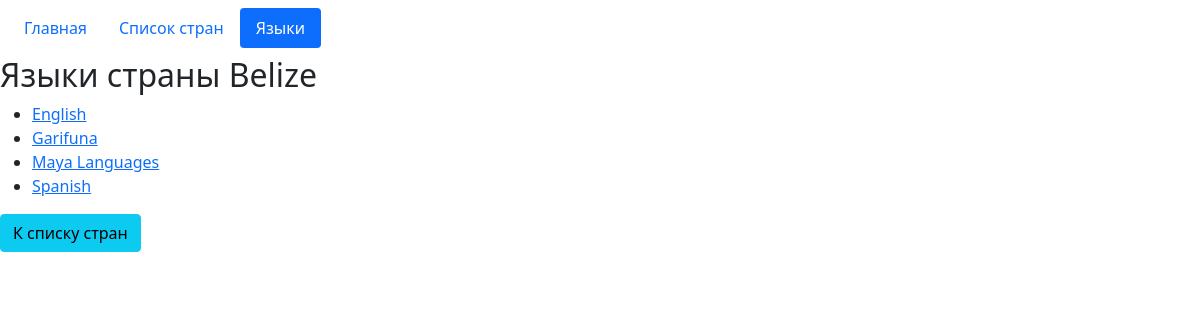
Page /country/Belize on the committed database.
### MainApp/models.py (models this page shows)
class Language(models.Model):
    name = models.CharField(max_length=100, unique=True)

### MainApp/views.py (the view)
# urls.py: path('country/<str:country_name>',views.country_page, name="country"),
def country_page(request, country_name):
    languages = Language.objects.values().filter(country__name=country_name)
    country = Country.objects.values('name').filter(name=country_name).distinct()
    return render(request, 'country_page.html', {"country": country, "languages": languages})

### templates/country_page.html (shortened to what this page needs)
{% extends 'base.html'%}
{% block content%}
<h2>Языки страны {% for page in country %}{{ page.name }}{% endfor %}</h2>
<ul>
    {% for ct in languages %}
        <li><a href="{% url 'countries_languages' ct.name %}">{{ ct.name }}</a></li>
    {% endfor %}
</ul>
<a href="{% url 'countries' %}"><button class="btn btn-info">К списку стран</button></a>
{% endblock %}

### rows in the picture
Language: name "English"
Language: name "Garifuna"
Language: name "Maya Languages"
Language: name "Spanish"

### other values in the picture
{{ page.name }} "Belize"
